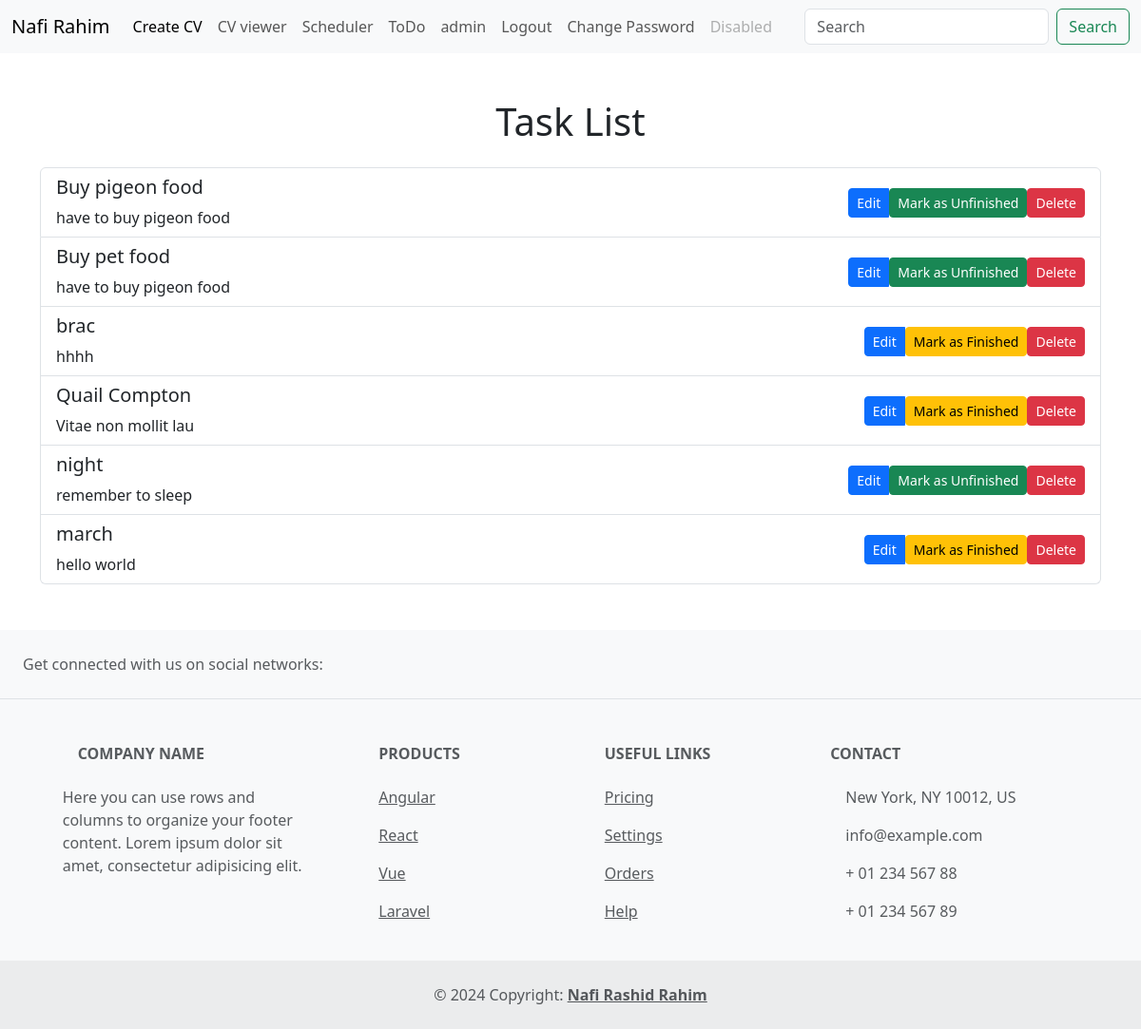
Screenshot of /scheduler/task_list/ (signed in) with the database file from the repository.
### Scheduler/models.py (models this page shows, shortened)
class Task(models.Model):
    task_name = models.CharField(max_length=100, null=True)
    description = models.TextField(blank=True)
    created_at = models.DateTimeField(auto_now_add=True)
    updated_at = models.DateTimeField(auto_now=True)
    is_finished = models.BooleanField(default=False)

### Scheduler/views.py (the view)
def ToDo(request):
    tasks = Task.objects.all()
    return render(request, 'Scheduler/scheduler.html', {'tasks': tasks})

### Templates/Scheduler/scheduler.html (shortened to what this page needs)
{% extends 'base.html' %}
{% block main %}
<div class="container py-5">
    <h1 class="mb-4 text-center">Task List</h1>
    <ul class="list-group">
        {% for task in tasks %}
            <li class="list-group-item d-flex justify-content-between align-items-center">
                <div>
                    <h5>{{ task.task_name }}</h5>
                    <p class="mb-0">{{ task.description }}</p>
                </div>
                <div class="btn-group" role="group">
                    <a href="{% url 'edit_task' task.id %}" class="btn btn-primary btn-sm">Edit</a>
                    <form method="post" action="{% url 'update_task_status' task.id %}" class="d-inline">
                        <button type="submit" class="btn {% if task.is_finished %}btn-success{% else %}btn-warning{% endif %} btn-sm">
                            {% if task.is_finished %}Mark as Unfinished{% else %}Mark as Finished{% endif %}
                        </button>
                    </form>
                    <form method="post" action="{% url 'delete_task' task.id %}" class="d-inline">
                        <button type="submit" class="btn btn-danger btn-sm" onclick="return confirm('Are you sure you want to delete this task?')">Delete</button>
                    </form>
                </div>
            </li>
        {% endfor %}
    </ul>
</div>
{% endblock %}

### Templates/header.html (shortened to what this page needs)
<nav class="navbar navbar-expand-lg navbar-light bg-light">
    <div class="container-fluid">
      <a class="navbar-brand" href="{% url 'home' %}">Nafi Rahim</a>
      <div class="collapse navbar-collapse" id="navbarSupportedContent">
        <ul class="navbar-nav me-auto mb-2 mb-lg-0">
          <li class="nav-item">
            <a class="nav-link active" aria-current="page" href="{% url 'cv' %}">Create CV</a>
          </li>
          <li class="nav-item">
            <a class="nav-link" href="{% url 'view' %}">CV viewer</a>
          </li>
          <li class="nav-item">
            <a class="nav-link" href="{% url 'add_task' %}">Scheduler</a>
          </li>
          <li class="nav-item">
            <a class="nav-link" href="{% url 'task_list' %}">ToDo</a>
          </li>
          <li class="nav-item">
            <a class="nav-link" href="#">{{ user.username }}</a>
          </li>
          {% if user.is_authenticated %}
          <li class="nav-item">
            <a class="nav-link" href="{% url 'logout' %}">Logout</a>
          </li>
            <a class="nav-link" href="{% url 'change_pass' %}">Change Password</a>
          {% else %}
          <li class="nav-item">
            <a class="nav-link" href="{% url 'login' %}">Log In</a>
          </li>
          {% endif %}
          <li class="nav-item">
            <a class="nav-link disabled" href="#" tabindex="-1" aria-disabled="true">Disabled</a>
          </li>
        </ul>
        <form class="d-flex">
          <input class="form-control me-2" type="search" placeholder="Search" aria-label="Search">
          <button class="btn btn-outline-success" type="submit">Search</button>
        </form>
      </div>
    </div>
  </nav>

### rows the page displays
Task: task_name "Buy pigeon food", description "have to buy pigeon food", is_finished "Mark as Unfinished"
Task: task_name "Buy pet food", description "have to buy pigeon food", is_finished "Mark as Unfinished"
Task: task_name "brac", description "hhhh", is_finished "Mark as Finished"
Task: task_name "Quail Compton", description "Vitae non mollit lau", is_finished "Mark as Finished"
Task: task_name "night", description "remember to sleep", is_finished "Mark as Unfinished"
Task: task_name "march", description "hello world", is_finished "Mark as Finished"

### other values shown
{{ user.username }} "admin"
